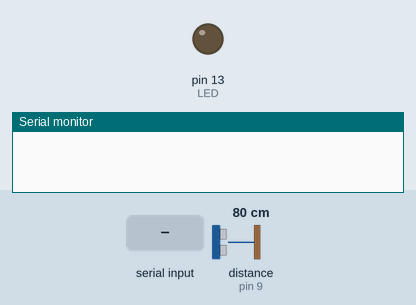
Recording of a sketch running on a simulated Arduino Uno, built with avr-gcc and run on an emulated ATmega328P. Parts: output pins drawn as LEDs (lit = HIGH), the last lines printed to the serial monitor. The test bench sets the inputs (shaded band); at power-on: distance to the obstacle (sensor on pin 9) 80 cm. The echo pulse lasts 58.3 µs per cm; pins used as bus, display or sensor lines are not drawn.

Above: at 1.2 s.
1.3 s: "1" received over Serial
At 2.4 s:
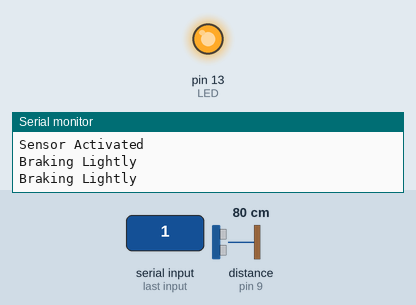
2.8 s: distance to the obstacle (sensor on pin 9) set to 54 cm
4.3 s: distance to the obstacle (sensor on pin 9) set to 44 cm
Timing chart, 0 to 7.3 s (numbered marks = the images above; inputs shaded):
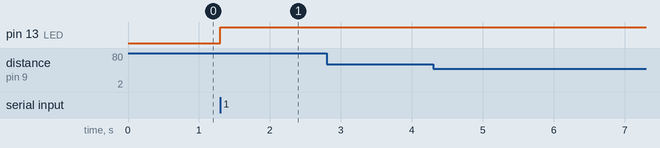

The sketch:

ULTRA_SONIC_CAR_BRAKING.ino
```cpp
#define trigpin 8
#define echopin 9
#define LED 13
bool sensorActive = false;  // Flag to control the sensor's activity

void setup() {
  Serial.begin(9600);
  pinMode(trigpin, OUTPUT);
  pinMode(echopin, INPUT);
  pinMode(LED, OUTPUT);
}

void loop() {
  if (Serial.available() > 0) {
    int command = Serial.read();  // Read the incoming data

    if (command == '1') {  // Check if the command is '1'
      sensorActive = !sensorActive;  // Toggle the sensor's active state
      if (sensorActive) {
        Serial.println("Sensor Activated");
        digitalWrite(LED, HIGH);
      } else {
        Serial.println("Sensor Deactivated");
        digitalWrite(LED, LOW);
      }
      delay(500);  // Delay to prevent bouncing issues
    }
  }

  if (sensorActive) {
    long distance, duration;
    digitalWrite(trigpin, LOW);
    delayMicroseconds(2);
    digitalWrite(trigpin, HIGH);
    delayMicroseconds(10);
    digitalWrite(trigpin, LOW);

    duration = pulseIn(echopin, HIGH);
    distance = (duration / 2) / 29.1;

    if (distance >= 100) {
      Serial.println("Driving");
    } else if (distance >= 50 && distance < 100) {
      Serial.println("Braking Lightly");
    } else if (distance < 50) {
      Serial.println("Braked.");
      delay(5000);  // Wait for 5 seconds before continuing
    }

    delay(500);
  }
}
```

Measured:
- after the input at 1.3 s, pin 13 (LED): LOW → HIGH at once
